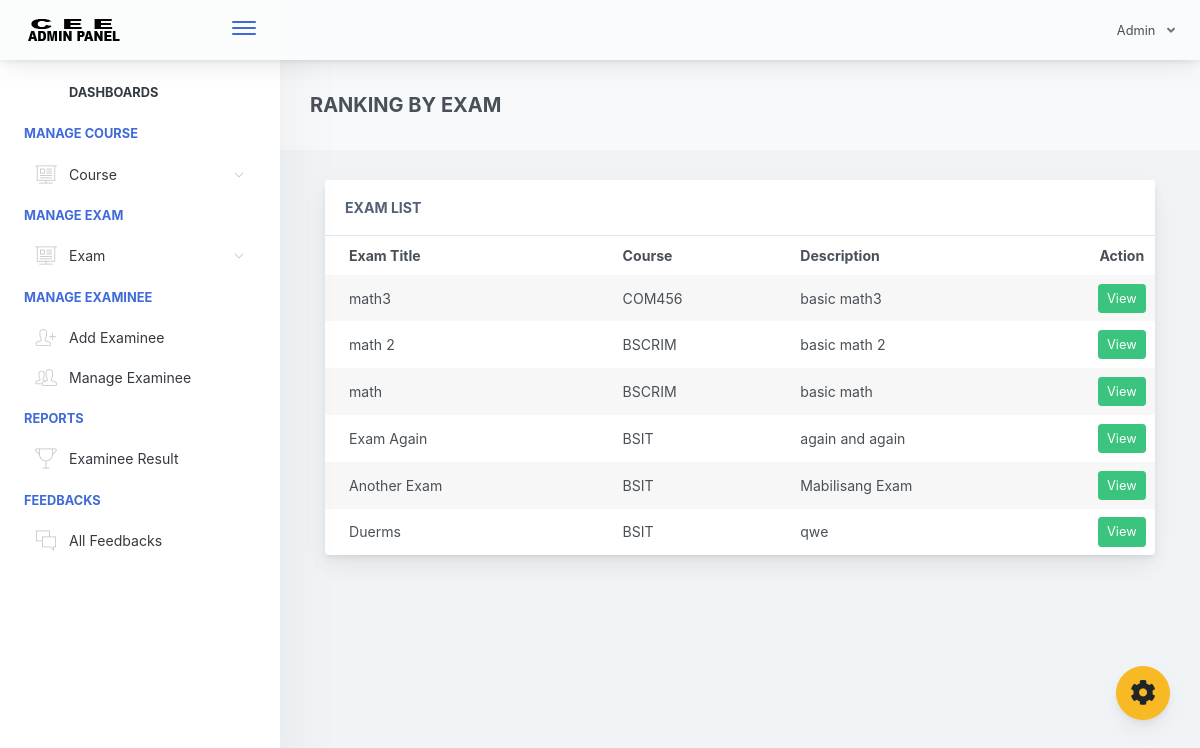
Page /adminpanel/admin/home.php?page=ranking-exam (signed in) on the earlier database version.
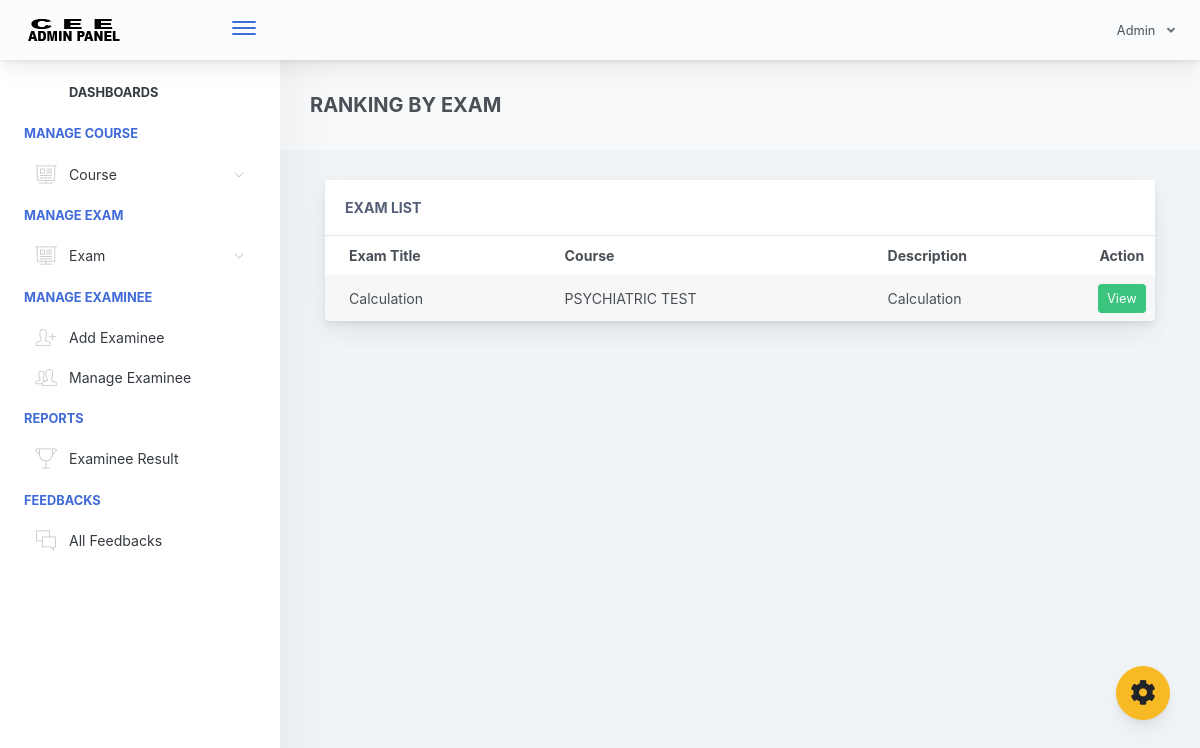
Same page on the later database version.
### tables this page shows
CREATE TABLE `exam_tbl` (
  `ex_id` int(11) NOT NULL,
  `cou_id` int(11) NOT NULL,
  `ex_title` varchar(1000) NOT NULL,
  `ex_time_limit` varchar(1000) NOT NULL,
  `ex_questlimit_display` int(11) NOT NULL,
  `ex_description` varchar(1000) NOT NULL,
  `ex_created` timestamp NOT NULL DEFAULT current_timestamp() ON UPDATE current_timestamp()
);

CREATE TABLE `course_tbl` (
  `cou_id` int(11) NOT NULL,
  `cou_name` varchar(1000) NOT NULL,
  `cou_created` timestamp NOT NULL DEFAULT current_timestamp() ON UPDATE current_timestamp()
);

### adminpanel/admin/pages/ranking-exam.php (the view, shortened to what the changed rows need)
<div class="app-main__outer">
  <div class="app-main__inner">
    <?php
    @$exam_id = $_GET['exam_id'];
    if ($exam_id != "") {
      $selEx = $conn->query("SELECT * FROM exam_tbl WHERE ex_id='$exam_id' ")->fetch(PDO::FETCH_ASSOC);
      $exam_course = $selEx['cou_id'];
      $selExmne = $conn->query("SELECT * FROM examinee_tbl et  WHERE exmne_course='$exam_course'  ");
    ?>
      <div class="app-page-title">
        <div class="page-title-wrapper">
          <div class="page-title-heading">
            <div><b class="text-primary">RANKING BY EXAM</b><br>
              Exam Name : <?php echo $selEx['ex_title']; ?><br><br>
              <span class="border"
                style="padding:10px;color:black;background-color: yellow;">Excellence</span>
              <span class="border" style="padding:10px;color:white;background-color: green;">Very Good</span>
              <span class="border" style="padding:10px;color:white;background-color: blue;">Good</span>
              <span class="border" style="padding:10px;color:white;background-color: red;">Failed</span>
              <span class="border" style="padding:10px;color:black;background-color: #E9ECEE;">Not
                Answering</span>
            </div>
          </div>
        </div>
      </div>
      <div class="table-responsive">
        <table class="align-middle mb-0 table table-borderless table-striped table-hover" id="tableList">
          <tbody>
            <thead>
              <tr>
                <th width="25%">Examinee Fullname</th>
                <th>Score / Over</th>
                <th>Percentage</th>
              </tr>
            </thead>
            <?php
            while ($selExmneRow = $selExmne->fetch(PDO::FETCH_ASSOC)) { ?>
              <?php
              $exmneId = $selExmneRow['exmne_id'];
              $selScore = $conn->query("SELECT * FROM exam_question_tbl eqt INNER JOIN exam_answers ea ON eqt.eqt_id = ea.quest_id AND eqt.exam_answer = ea.exans_answer  WHERE ea.axmne_id='$exmneId' AND ea.exam_id='$exam_id' AND ea.exans_status='new' ORDER BY ea.exans_id DESC");
              $selAttempt = $conn->query("SELECT * FROM exam_attempt WHERE exmne_id='$exmneId' AND exam_id='$exam_id' ");
              $over = $selEx['ex_questlimit_display'];
              @$score = $selScore->rowCount();
              @$ans = $score / $over * 100;
              ?>
              <tr style="<?php
                          if ($selAttempt->rowCount() == 0) {
                            echo "background-color: #E9ECEE;color:black";
                          } else if ($ans >= 90) {
                            echo "background-color: yellow;";
                          } else if ($ans >= 80) {
                            echo "background-color: green;color:white";
                          } else if ($ans >= 75) {
                            echo "background-color: blue;color:white";
                          } else {
                            echo "background-color: red;color:white";
                          }
                          ?>">
                <td>
                  <?php echo $selExmneRow['exmne_fullname']; ?></td>
                <td>
                  <?php
                  if ($selAttempt->rowCount() == 0) {
                    echo "Not answer yet";
                  } else if ($selScore->rowCount() > 0) {
                    echo $totScore =  $selScore->rowCount();
                    echo " / ";
                    echo $over;
                  } else {
                    echo $totScore =  $selScore->rowCount();
                    echo " / ";
                    echo $over;
                  }
                  ?>
                </td>
                <td>
                  <?php
                  if ($selAttempt->rowCount() == 0) {
                    echo "Not answer yet";
                  } else {
                    echo $ans; ?>%<?php
                                                                }
                                                                  ?>
                </td>
              </tr>
            <?php }
            ?>
          </tbody>
        </table>
      </div>
    <?php
    } else { ?>
      <div class="col-md-12">
        <div class="main-card mb-3 card">
          <div class="table-responsive">
            <table class="align-middle mb-0 table table-borderless table-striped table-hover" id="tableList">
              <thead>
                <tr>
                  <th class="text-left pl-4">Exam Title</th>
                  <th class="text-left ">Course</th>
                  <th class="text-left ">Description</th>
                  <th class="text-center" width="8%">Action</th>
                </tr>
              </thead>
              <tbody>
                <?php
                $selExam = $conn->query("SELECT * FROM exam_tbl ORDER BY ex_id DESC ");
                if ($selExam->rowCount() > 0) {
                  while ($selExamRow = $selExam->fetch(PDO::FETCH_ASSOC)) { ?>
                    <tr>
                      <td class="pl-4"><?php echo $selExamRow['ex_title']; ?></td>
                      <td>
                        <?php
                        $courseId =  $selExamRow['cou_id'];
                        $selCourse = $conn->query("SELECT * FROM course_tbl WHERE cou_id='$courseId' ");
                        while ($selCourseRow = $selCourse->fetch(PDO::FETCH_ASSOC)) {
                          echo $selCourseRow['cou_name'];
                        }
                        ?>
                      </td>
                      <td><?php echo $selExamRow['ex_description']; ?></td>
                      <td class="text-center">
                        <a href="?page=ranking-exam&exam_id=<?php echo $selExamRow['ex_id']; ?>"
                          class="btn btn-success btn-sm">View</a>
                      </td>
                    </tr>
                  <?php }
                }
                ?>
              </tbody>
            </table>
          </div>
        </div>
      </div>
    <?php }
    ?>
  </div>

Differences in the rows shown:
removed exam_tbl: ex_title "math3", ex_description "basic math3"
removed course_tbl: cou_name "COM456", shown under "math3"
removed exam_tbl: ex_title "math 2", ex_description "basic math 2"
removed course_tbl: cou_name "BSCRIM"
removed exam_tbl: ex_title "math", ex_description "basic math"
removed exam_tbl: ex_title "Exam Again", ex_description "again and again"
removed course_tbl: cou_name "BSIT"
removed exam_tbl: ex_title "Another Exam", ex_description "Mabilisang Exam"
removed exam_tbl: ex_title "Duerms", ex_description "qwe"
added exam_tbl: ex_title "Calculation", ex_description "Calculation"
added course_tbl: cou_name "PSYCHIATRIC TEST", shown under "Calculation"
